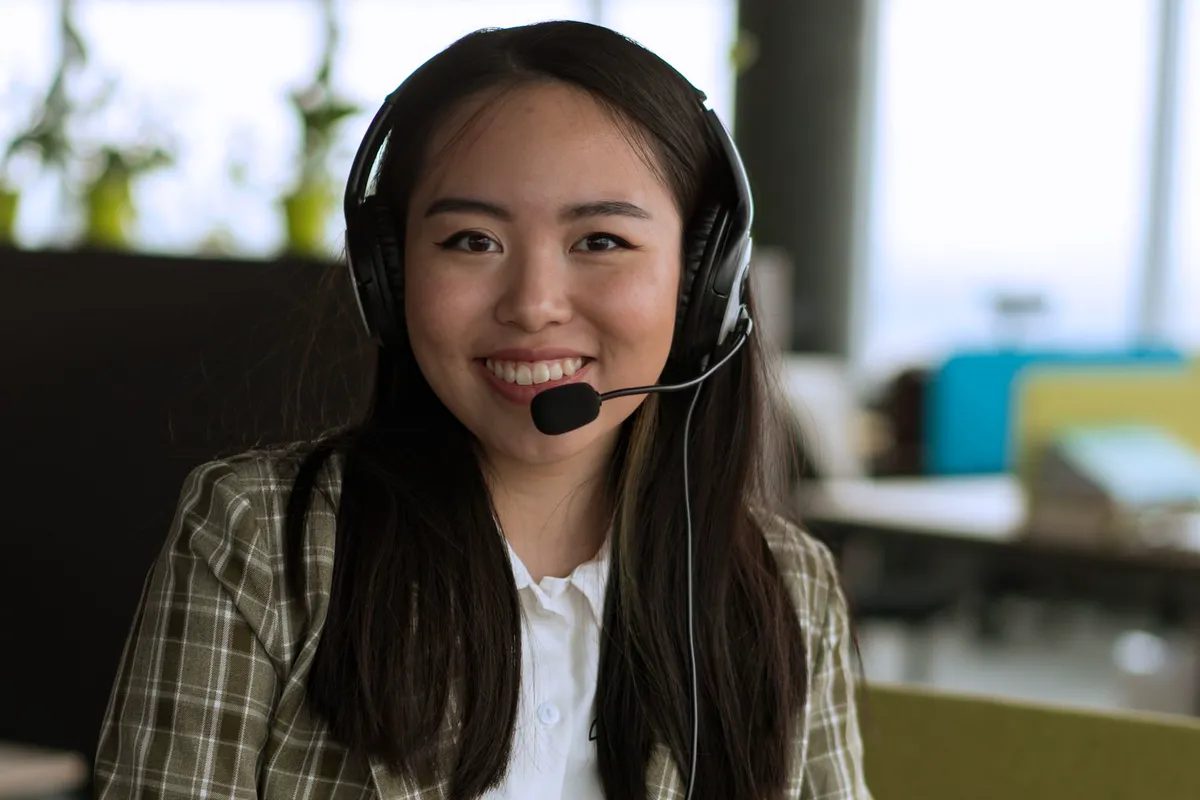
#> input picture img/contact-klantenservice.webp, 1200 x 800 px
$ python teambeeld.py ../img/contact-klantenservice.webp ../img/dienst-montage-v2.webp ../img/dienst-montage-v2.webp
#> lines starting #> are read from the running program, lines starting #| are printed output that depends on the picture
#!/usr/bin/env python3
"""Maakt de vrijstaande teamfoto voor de hero uit een groepsfoto op een effen achtergrond.

Hulpmiddel naast de build, niet ervan (de build blijft standaardbibliotheek). Nodig: Pillow, numpy en scipy,
plus een masker (grijswaarden, wit = persoon), bijvoorbeeld van rembg (model isnet-general-use).

    python _werk/teambeeld.py <foto.jpg> <masker.png> [<grensmasker.png>]

Het optionele grensmasker (zelfde maat) begrenst het eerste: waar het grensmasker duidelijk achtergrond zegt
(meer dan 3 px van de persoon), wordt het beeld doorzichtig. Zo combineert u de fijne haarrand van rembg met
een strak masker dat ingesloten achtergrond wel herkent. De pixels komen altijd uit <foto.jpg>.

Stappen:
1. achtergrond schatten: een glad vlak (tweedegraads per kleurkanaal) door de pixels buiten het masker;
2. ingesloten achtergrond weghalen: vlakken die de kleur van de achtergrond hebben en groter zijn dan
   een logo (bijvoorbeeld tussen een arm en een schouder) worden doorzichtig;
3. rand opschonen: het masker iets strakker (geen lichte zoom) en de randkleur terugrekenen zonder
   de grijze achtergrond (ontkleuren van de rand, dus geen lichte rand rond het haar op Diepblauw);
4. bijsnijden op de personen, met een rechte onderrand (valt in de hero achter de offertekaart);
5. schrijven naar img/team/: team-hero-700.webp, -1100.webp, -1600.webp en team-hero-700.png als
   terugval, plus img/team/team-hero.json met de maten voor width en height in de HTML.
"""
import json
import sys
from pathlib import Path

import numpy as np
from PIL import Image
from scipy import ndimage

WORTEL = Path(__file__).resolve().parent.parent
UIT = WORTEL / "img" / "team"
BREEDTES = (700, 1100, 1600)
NAAM = "team-hero"


def achtergrond(rgb, a):
    """Glad achtergrondvlak per kanaal, gefit op pixels die zeker achtergrond zijn."""
    h, w, _ = rgb.shape
    ys, xs = np.nonzero(a < 0.02)
    kies = np.random.default_rng(1).choice(len(ys), size=min(60000, len(ys)), replace=False)
    ys, xs = ys[kies], xs[kies]
    xn, yn = xs / w, ys / h
    A = np.stack([np.ones_like(xn), xn, yn, xn * xn, yn * yn, xn * yn], 1)
    Y, X = np.mgrid[0:h, 0:w]
    Xn, Yn = X / w, Y / h
    vlak = np.empty_like(rgb)
    for c in range(3):
        coef, *_ = np.linalg.lstsq(A, rgb[ys, xs, c], rcond=None)
        vlak[..., c] = coef[0] + coef[1] * Xn + coef[2] * Yn + coef[3] * Xn ** 2 + coef[4] * Yn ** 2 + coef[5] * Xn * Yn
    return vlak


def maak(foto, masker, grens=None):
#> called with foto = '../img/contact-klantenservice.webp', masker = '../img/dienst-montage-v2.webp', grens = '../img/dienst-montage-v2.webp'
    rgb = np.asarray(Image.open(foto).convert("RGB")).astype(np.float32) / 255
    a = np.asarray(Image.open(masker).convert("L")).astype(np.float32) / 255
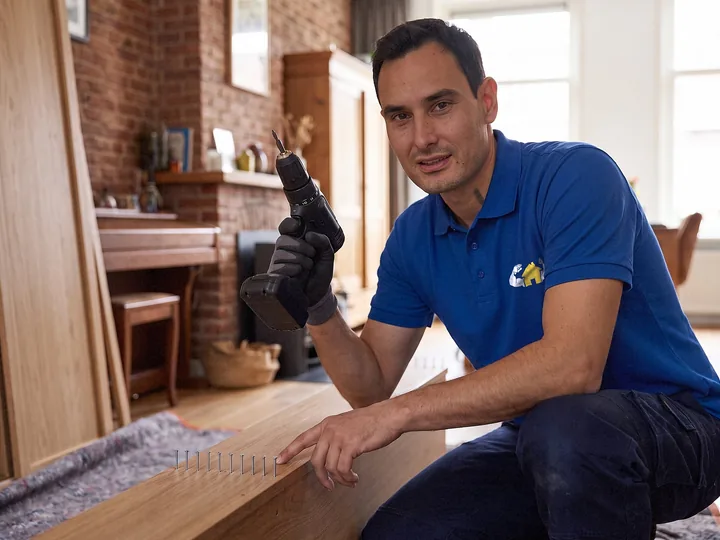
#> input picture img/dienst-montage-v2.webp, 720 x 540 px
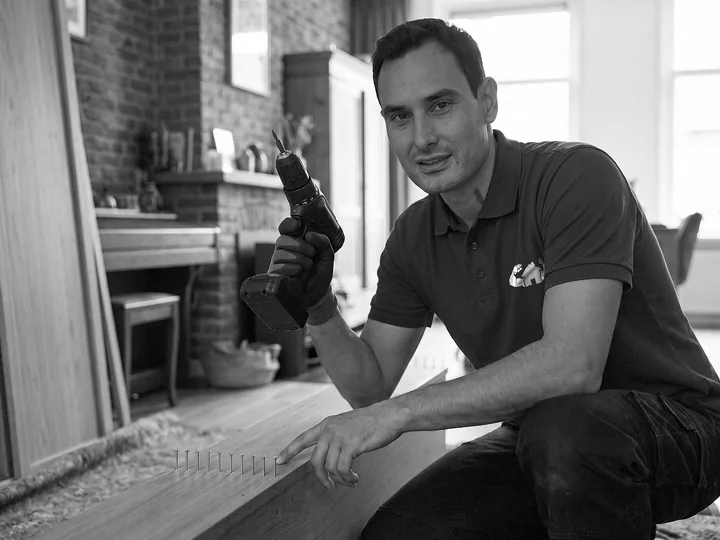
#> a: shape (540, 720) float32; min 0, max 1, mean 0.444
    if a.shape != rgb.shape[:2]:
#> (the run stopped early here; a loop or call above may not have finished)
